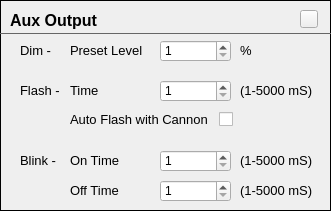
               <widget class="FrameContent" name="frmAuxOutput">
                <property name="geometry">
                 <rect>
                  <x>360</x>
                  <y>0</y>
                  <width>331</width>
                  <height>211</height>
                 </rect>
                </property>
                <property name="frameShape">
                 <enum>QFrame::Box</enum>
                </property>
                <property name="frameShadow">
                 <enum>QFrame::Plain</enum>
                </property>
                <widget class="QLabel" name="label_99">
                 <property name="geometry">
                  <rect>
                   <x>10</x>
                   <y>10</y>
                   <width>191</width>
                   <height>21</height>
                  </rect>
                 </property>
                 <property name="font">
                  <font>
                   <family>MS Shell Dlg 2</family>
                   <pointsize>12</pointsize>
                   <weight>75</weight>
                   <bold>true</bold>
                  </font>
                 </property>
                 <property name="text">
                  <string>Aux Output</string>
                 </property>
                </widget>
                <widget class="QFrame" name="frame_24">
                 <property name="geometry">
                  <rect>
                   <x>0</x>
                   <y>23</y>
                   <width>331</width>
                   <height>20</height>
                  </rect>
                 </property>
                 <property name="styleSheet">
                  <string notr="true">color: #666;</string>
                 </property>
                 <property name="frameShape">
                  <enum>QFrame::HLine</enum>
                 </property>
                 <property name="frameShadow">
                  <enum>QFrame::Plain</enum>
                 </property>
                </widget>
                <widget class="HelpButton" name="hpbAuxOutput">
                 <property name="geometry">
                  <rect>
                   <x>300</x>
                   <y>10</y>
                   <width>18</width>
                   <height>18</height>
                  </rect>
                 </property>
                 <property name="maximumSize">
                  <size>
                   <width>18</width>
                   <height>18</height>
                  </size>
                 </property>
                 <property name="text">
                  <string/>
                 </property>
                </widget>
                <widget class="QLabel" name="label_100">
                 <property name="geometry">
                  <rect>
                   <x>20</x>
                   <y>150</y>
                   <width>51</width>
                   <height>21</height>
                  </rect>
                 </property>
                 <property name="font">
                  <font>
                   <pointsize>10</pointsize>
                   <weight>50</weight>
                   <bold>false</bold>
                  </font>
                 </property>
                 <property name="text">
                  <string>Blink - </string>
                 </property>
                </widget>
                <widget class="QLabel" name="label_101">
                 <property name="geometry">
                  <rect>
                   <x>70</x>
                   <y>150</y>
                   <width>61</width>
                   <height>21</height>
                  </rect>
                 </property>
                 <property name="font">
                  <font>
                   <pointsize>10</pointsize>
                   <italic>false</italic>
                  </font>
                 </property>
                 <property name="text">
                  <string>On Time</string>
                 </property>
                </widget>
                <widget class="QSpinBox" name="spinAuxBlinkOn_mS">
                 <property name="geometry">
                  <rect>
                   <x>160</x>
                   <y>150</y>
                   <width>71</width>
                   <height>22</height>
                  </rect>
                 </property>
                 <property name="minimum">
                  <number>1</number>
                 </property>
                 <property name="maximum">
                  <number>5000</number>
                 </property>
                </widget>
                <widget class="QLabel" name="label_102">
                 <property name="geometry">
                  <rect>
                   <x>240</x>
                   <y>150</y>
                   <width>81</width>
                   <height>21</height>
                  </rect>
                 </property>
                 <property name="font">
                  <font>
                   <pointsize>10</pointsize>
                  </font>
                 </property>
                 <property name="text">
                  <string>(1-5000 mS)</string>
                 </property>
                </widget>
                <widget class="QLabel" name="label_103">
                 <property name="geometry">
                  <rect>
                   <x>240</x>
                   <y>180</y>
                   <width>81</width>
                   <height>21</height>
                  </rect>
                 </property>
                 <property name="font">
                  <font>
                   <pointsize>10</pointsize>
                  </font>
                 </property>
                 <property name="text">
                  <string>(1-5000 mS)</string>
                 </property>
                </widget>
                <widget class="QLabel" name="label_104">
                 <property name="geometry">
                  <rect>
                   <x>70</x>
                   <y>180</y>
                   <width>61</width>
                   <height>21</height>
                  </rect>
                 </property>
                 <property name="font">
                  <font>
                   <pointsize>10</pointsize>
                  </font>
                 </property>
                 <property name="text">
                  <string>Off Time</string>
                 </property>
                </widget>
                <widget class="QSpinBox" name="spinAuxBlinkOff_mS">
                 <property name="geometry">
                  <rect>
                   <x>160</x>
                   <y>180</y>
                   <width>71</width>
                   <height>22</height>
                  </rect>
                 </property>
                 <property name="minimum">
                  <number>1</number>
                 </property>
                 <property name="maximum">
                  <number>5000</number>
                 </property>
                </widget>
                <widget class="QLabel" name="label_108">
                 <property name="geometry">
                  <rect>
                   <x>20</x>
                   <y>40</y>
                   <width>51</width>
                   <height>21</height>
                  </rect>
                 </property>
                 <property name="font">
                  <font>
                   <pointsize>10</pointsize>
                  </font>
                 </property>
                 <property name="text">
                  <string>Dim -</string>
                 </property>
                </widget>
                <widget class="QSpinBox" name="spinAuxPresetDim">
                 <property name="geometry">
                  <rect>
                   <x>160</x>
                   <y>40</y>
                   <width>71</width>
                   <height>22</height>
                  </rect>
                 </property>
                 <property name="minimum">
                  <number>1</number>
                 </property>
                 <property name="maximum">
                  <number>100</number>
                 </property>
                </widget>
                <widget class="QLabel" name="label_90">
                 <property name="geometry">
                  <rect>
                   <x>240</x>
                   <y>40</y>
                   <width>21</width>
                   <height>21</height>
                  </rect>
                 </property>
                 <property name="font">
                  <font>
                   <pointsize>10</pointsize>
                  </font>
                 </property>
                 <property name="text">
                  <string>%</string>
                 </property>
                </widget>
                <widget class="QLabel" name="label_122">
                 <property name="geometry">
                  <rect>
                   <x>20</x>
                   <y>80</y>
                   <width>51</width>
                   <height>21</height>
                  </rect>
                 </property>
                 <property name="font">
                  <font>
                   <pointsize>10</pointsize>
                   <weight>50</weight>
                   <bold>false</bold>
                  </font>
                 </property>
                 <property name="text">
                  <string>Flash - </string>
                 </property>
                </widget>
                <widget class="QLabel" name="label_123">
                 <property name="geometry">
                  <rect>
                   <x>240</x>
                   <y>80</y>
                   <width>81</width>
                   <height>21</height>
                  </rect>
                 </property>
                 <property name="font">
                  <font>
                   <pointsize>10</pointsize>
                  </font>
                 </property>
                 <property name="text">
                  <string>(1-5000 mS)</string>
                 </property>
                </widget>
                <widget class="QSpinBox" name="spinAuxFlash_mS">
                 <property name="geometry">
                  <rect>
                   <x>160</x>
                   <y>80</y>
                   <width>71</width>
                   <height>22</height>
                  </rect>
                 </property>
                 <property name="minimum">
                  <number>1</number>
                 </property>
                 <property name="maximum">
                  <number>5000</number>
                 </property>
                </widget>
                <widget class="QLabel" name="label_124">
                 <property name="geometry">
                  <rect>
                   <x>70</x>
                   <y>80</y>
                   <width>61</width>
                   <height>21</height>
                  </rect>
                 </property>
                 <property name="font">
                  <font>
                   <pointsize>10</pointsize>
                   <italic>false</italic>
                  </font>
                 </property>
                 <property name="text">
                  <string>Time</string>
                 </property>
                </widget>
                <widget class="QLabel" name="label_125">
                 <property name="geometry">
                  <rect>
                   <x>70</x>
                   <y>40</y>
                   <width>81</width>
                   <height>21</height>
                  </rect>
                 </property>
                 <property name="font">
                  <font>
                   <pointsize>10</pointsize>
                  </font>
                 </property>
                 <property name="text">
                  <string>Preset Level</string>
                 </property>
                </widget>
                <widget class="QLabel" name="label_161">
                 <property name="geometry">
                  <rect>
                   <x>70</x>
                   <y>109</y>
                   <width>141</width>
                   <height>21</height>
                  </rect>
                 </property>
                 <property name="font">
                  <font>
                   <pointsize>10</pointsize>
                   <weight>50</weight>
                   <bold>false</bold>
                  </font>
                 </property>
                 <property name="text">
                  <string>Auto Flash with Cannon</string>
                 </property>
                </widget>
                <widget class="QCheckBox" name="chkAuxFlashWithCannon">
                 <property name="geometry">
                  <rect>
                   <x>219</x>
                   <y>110</y>
                   <width>21</width>
                   <height>18</height>
                  </rect>
                 </property>
                 <property name="text">
                  <string/>
                 </property>
                </widget>
               </widget>
